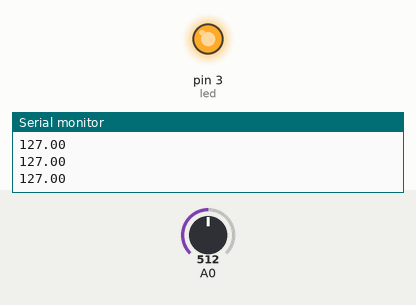
Bench run of a sketch on a simulated Arduino Uno, built with avr-gcc and run on an emulated ATmega328P. On the bench: output pins drawn as LEDs (lit = HIGH), the last lines printed to the serial monitor. The inputs (shaded band) are chosen by the test bench; at power-on: A0 = 512.

Above: at 1.2 s.
1.3 s: A0 set to 6
2.8 s: A0 set to 3
At 3.6 s:
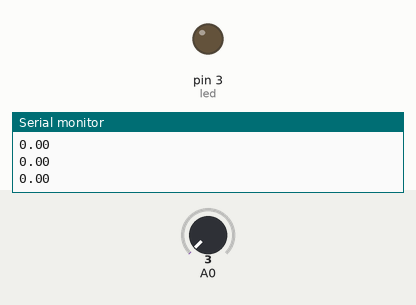
4.3 s: A0 set to 122
At 5.4 s:
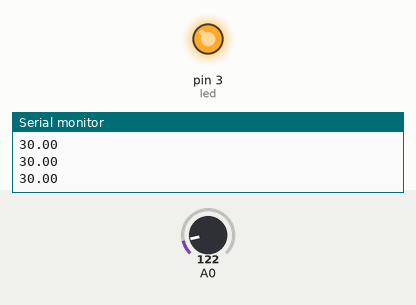
5.8 s: A0 set to 0
At 6.5 s:
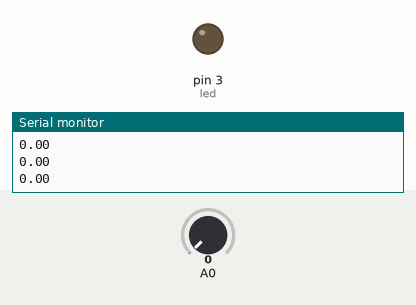
Timing chart, 0 to 8.3 s (numbered marks = the images above; inputs shaded):
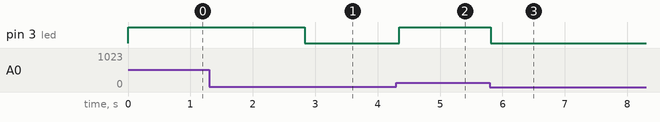

Measured:
- the behaviour switches between 5 and 4 on A0 (found by bisection; images 0 and 1)
- after the input at 2.8 s, pin 3 (led): HIGH → LOW at once
- after the input at 4.3 s, pin 3 (led): LOW → HIGH after 0.05 s
- after the input at 5.8 s, pin 3 (led): HIGH → LOW at once

The sketch:

LDR_v1.ino
```cpp
#define led 3
int isik=0;
float sonDeger;

void setup() {

  pinMode(led, OUTPUT);
  Serial.begin(9600);

}
void loop() {

  isik = analogRead(A0);
  sonDeger= map(isik,0,1023,0,255);
  digitalWrite(led, sonDeger);
  Serial.println(sonDeger);
  delay(50);

  /*if (isik > 300) {
    digitalWrite(led, LOW);
  }

  else {
    digitalWrite(led, HIGH);
  }*/

}
```
